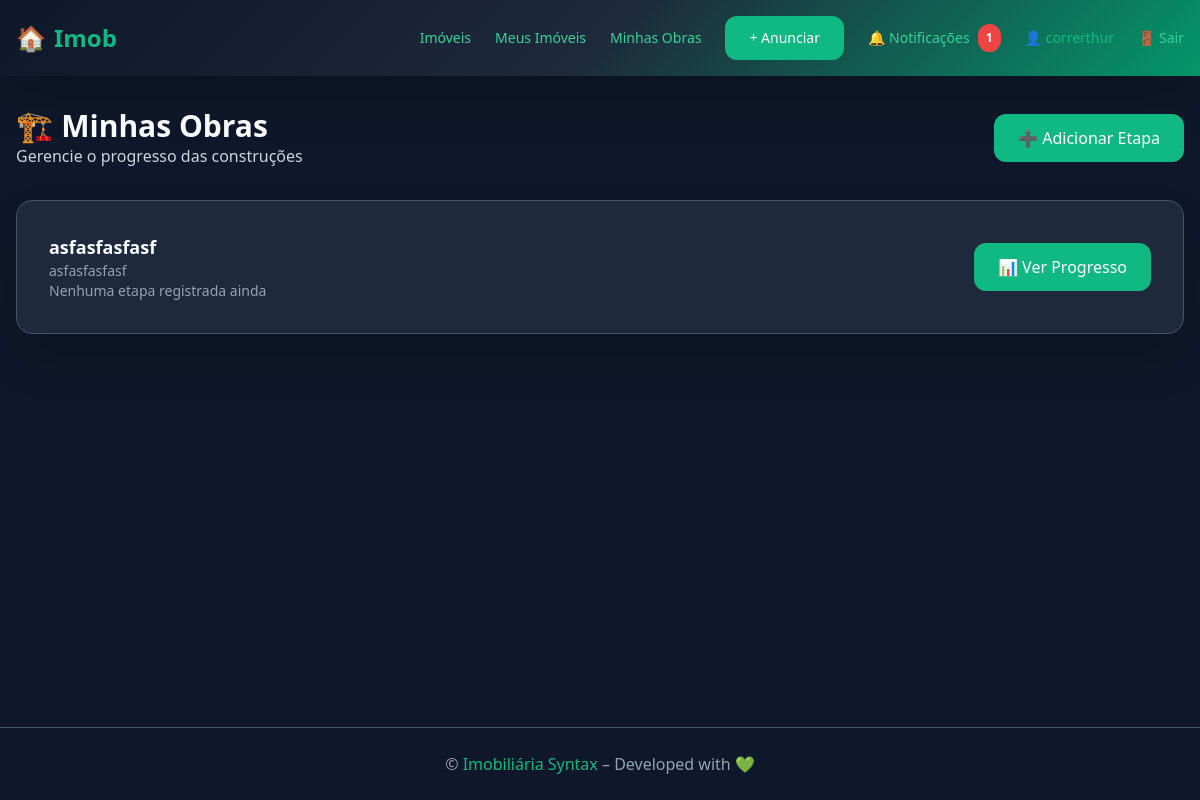
The page /works/ (signed in) on the database as committed earlier.
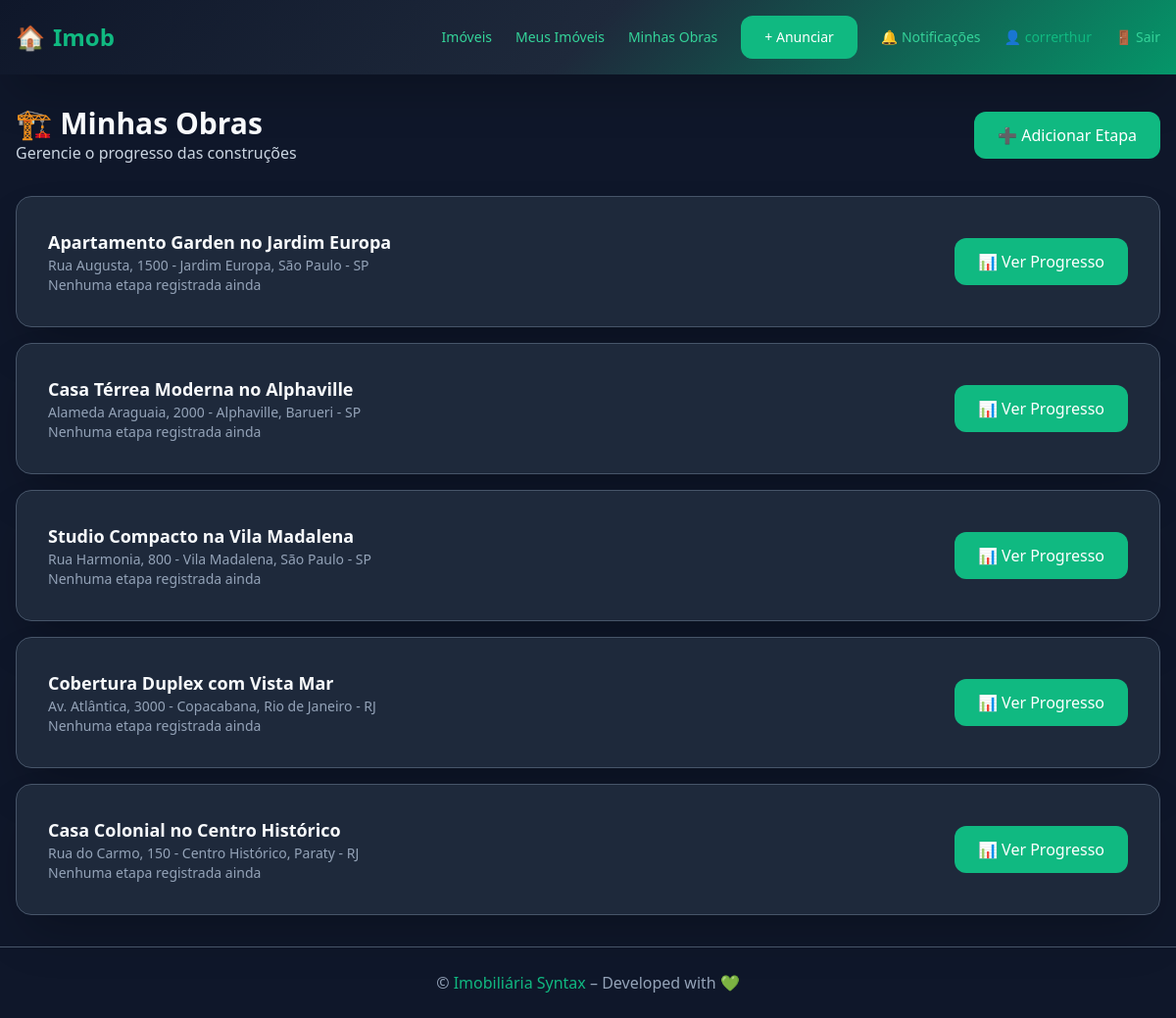
The same page on the database as committed later.
### properties/models.py (models this page shows, shortened)
class Imovel(models.Model):
    TIPO_CHOICES = [('AP', 'Apartamento'), ('CA', 'Casa')]
    STATUS_CHOICES = [('PR', 'Pronto'), ('EO', 'Em Obra')]
    titulo   = models.CharField(max_length=120)
    endereco = models.CharField(max_length=255)
    preco    = models.DecimalField(max_digits=12, decimal_places=2)
    tipo     = models.CharField(max_length=2, choices=TIPO_CHOICES)
    status   = models.CharField(max_length=2, choices=STATUS_CHOICES, default='PR')
    quartos  = models.PositiveSmallIntegerField()
    descricao= models.TextField()
    capa_url = models.URLField(
        verbose_name="URL da Imagem",
        help_text="Cole aqui a URL da imagem do imóvel (ex: https://exemplo.com/foto.jpg)",
        default="https://via.placeholder.com/800x600/4f46e5/ffffff?text=Imóvel"
    )
    data_pub = models.DateTimeField(auto_now_add=True)
    owner    = models.ForeignKey('users.User', on_delete=models.CASCADE,
                                 related_name='imoveis')
    class Meta:
        permissions = [("pode_publicar", "Pode publicar imóvel")]

### works/views.py (the view)
# urls.py: path("", MinhasObrasView.as_view(), name="meus"),          # <-- name="meus"
class MinhasObrasView(LoginRequiredMixin, ListView):
    template_name = "works/minhas.html"
    context_object_name = "imoveis"
    def get_queryset(self):
        return Imovel.objects.filter(owner=self.request.user)

### core/context_processors.py (called while the page is built)
def badge_notifs(request):
    if request.user.is_authenticated:
        qtd = Notificacao.objects.filter(user=request.user, lida=False).count()
        return {"notif_novas": qtd}
    return {}

### templates/works/minhas.html (shortened to what this page needs)
{% extends "base.html" %}
{% block content %}
<div class="animate-fade-in">
  <div class="flex justify-between items-center mb-8">
    <div>
      <h1 class="text-3xl font-bold text-primary">🏗️ Minhas Obras</h1>
      <p class="text-secondary">Gerencie o progresso das construções</p>
    </div>
    <a href="{% url 'works:add' %}" class="btn-primary">
      ➕ Adicionar Etapa
    </a>
  </div>
  {% if imoveis %}
    <div class="grid gap-4">
      {% for imovel in imoveis %}
        <div class="card">
          <div class="flex justify-between items-center">
            <div class="flex-1">
              <h3 class="text-lg font-semibold text-primary">{{ imovel.titulo }}</h3>
              <p class="text-muted text-sm">{{ imovel.endereco }}</p>
              {% if imovel.obras.all %}
                {% with ultima_obra=imovel.obras.all.0 %}
                  <div class="mt-3">
                    <div class="flex justify-between text-sm mb-1">
                      <span class="text-secondary">{{ ultima_obra.fase }}</span>
                      <span class="text-accent font-semibold">{{ ultima_obra.porcentagem }}%</span>
                    </div>
                    <div class="w-full bg-gray-600 rounded-full h-3">
                      <div class="h-3 rounded-full transition-all duration-500"
                           style="background-color: var(--accent-green); width: {{ ultima_obra.porcentagem }}%"></div>
                    </div>
                    <p class="text-muted text-xs mt-1">
                      Última atualização: {{ ultima_obra.data|date:"d/m/Y" }}
                    </p>
                  </div>
                {% endwith %}
              {% else %}
                <p class="text-muted text-sm mt-2">Nenhuma etapa registrada ainda</p>
              {% endif %}
            </div>
            <div class="flex gap-2 ml-4">
              <a href="{% url 'works:timeline' imovel.pk %}" class="btn-primary">
                📊 Ver Progresso
              </a>
            </div>
          </div>
        </div>
      {% endfor %}
    </div>
  {% endif %}
</div>
{% endblock %}

### templates/base.html (shortened to what this page needs)
{% load static %}
<!DOCTYPE html>
<html lang="pt-br">
<head>
  <link href="{% static 'output.css' %}" rel="stylesheet">
</head>
<body>
  <header class="header-gradient text-white shadow-2xl">
    <div class="container py-4 flex justify-between items-center">
      <a href="{% url 'home' %}" class="font-bold text-2xl flex items-center gap-2 hover-lift">
        🏠 <span class="text-accent">Imob</span>
      </a>
      <nav class="flex items-center gap-6 text-sm">
        {% if user.is_authenticated %}
          <a href="{% url 'imoveis' %}" class="link-green hover-lift">Imóveis</a>
          <a href="{% url 'meus_imoveis' %}" class="link-green hover-lift">Meus Imóveis</a>
          {% if user.perfil == 'CO' %}
            <a href="{% url 'works:meus' %}" class="link-green hover-lift">Minhas Obras</a>
          {% endif %}
          <a href="{% url 'imovel_novo' %}" class="btn-primary">+ Anunciar</a>
          <a href="{% url 'notifications' %}" class="link-green hover-lift flex items-center gap-2">
            🔔 Notificações
            {% if notif_novas %}
              <span class="notification-badge">{{ notif_novas }}</span>
            {% endif %}
          </a>
          <span class="text-accent">👤 {{ user.first_name|default:user.username }}</span>
          <form action="{% url 'logout' %}" method="post" style="display: inline;">
            <button type="submit" class="link-green hover-lift">🚪 Sair</button>
          </form>
        {% else %}
          <a href="{% url 'login' %}" class="btn-secondary">Entrar</a>
          <a href="{% url 'users:signup' %}" class="btn-primary">Criar Conta</a>
        {% endif %}
      </nav>
    </div>
  </header>
  <main class="flex-1 container py-8">
    {% block content %}{% endblock %}
  </main>
  <footer class="bg-secondary border-t border-border text-center py-6 text-muted">
    <div class="container">
      <p>© {{ now|date:"Y" }} <span class="text-accent">Imobiliária Syntax</span> – Developed with 💚</p>
    </div>
  </footer>
</body>
</html>

Rows that differ between the two databases and show on the page:
removed Imovel: titulo "asfasfasfasf", endereco "asfasfasfasf", shows "Nenhuma etapa registrada ainda"
added Imovel: titulo "Apartamento Garden no Jardim Europa", endereco "Rua Augusta, 1500 - Jardim Europa, São Paulo - SP", shows "Nenhuma etapa registrada ainda"
added Imovel: titulo "Casa Térrea Moderna no Alphaville", endereco "Alameda Araguaia, 2000 - Alphaville, Barueri - SP", shows "Nenhuma etapa registrada ainda"
added Imovel: titulo "Studio Compacto na Vila Madalena", endereco "Rua Harmonia, 800 - Vila Madalena, São Paulo - SP", shows "Nenhuma etapa registrada ainda"
added Imovel: titulo "Cobertura Duplex com Vista Mar", endereco "Av. Atlântica, 3000 - Copacabana, Rio de Janeiro - RJ", shows "Nenhuma etapa registrada ainda"
added Imovel: titulo "Casa Colonial no Centro Histórico", endereco "Rua do Carmo, 150 - Centro Histórico, Paraty - RJ", shows "Nenhuma etapa registrada ainda"
Other text that changed with them:
{{ notif_novas }}: "1" → (not shown)
